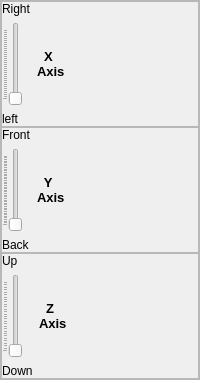
        <widget class="QFrame" name="frame_26">
         <property name="sizePolicy">
          <sizepolicy hsizetype="MinimumExpanding" vsizetype="Expanding">
           <horstretch>0</horstretch>
           <verstretch>0</verstretch>
          </sizepolicy>
         </property>
         <property name="minimumSize">
          <size>
           <width>0</width>
           <height>0</height>
          </size>
         </property>
         <property name="font">
          <font>
           <family>Segoe UI</family>
          </font>
         </property>
         <property name="frameShape">
          <enum>QFrame::StyledPanel</enum>
         </property>
         <property name="frameShadow">
          <enum>QFrame::Raised</enum>
         </property>
         <layout class="QVBoxLayout" name="verticalLayout_3">
          <property name="spacing">
           <number>0</number>
          </property>
          <property name="leftMargin">
           <number>0</number>
          </property>
          <property name="topMargin">
           <number>0</number>
          </property>
          <property name="rightMargin">
           <number>0</number>
          </property>
          <property name="bottomMargin">
           <number>0</number>
          </property>
          <item>
           <widget class="QFrame" name="frame_6">
            <property name="font">
             <font>
              <family>Segoe UI</family>
             </font>
            </property>
            <property name="frameShape">
             <enum>QFrame::StyledPanel</enum>
            </property>
            <property name="frameShadow">
             <enum>QFrame::Raised</enum>
            </property>
            <layout class="QHBoxLayout" name="horizontalLayout_11">
             <property name="leftMargin">
              <number>0</number>
             </property>
             <property name="topMargin">
              <number>0</number>
             </property>
             <property name="rightMargin">
              <number>0</number>
             </property>
             <property name="bottomMargin">
              <number>0</number>
             </property>
             <item>
              <layout class="QVBoxLayout" name="verticalLayout_35">
               <item>
                <widget class="QLabel" name="label_x_up">
                 <property name="text">
                  <string>Right</string>
                 </property>
                </widget>
               </item>
               <item>
                <widget class="QSlider" name="Xslider">
                 <property name="font">
                  <font>
                   <family>Segoe UI</family>
                  </font>
                 </property>
                 <property name="acceptDrops">
                  <bool>false</bool>
                 </property>
                 <property name="maximum">
                  <number>173</number>
                 </property>
                 <property name="orientation">
                  <enum>Qt::Vertical</enum>
                 </property>
                 <property name="invertedAppearance">
                  <bool>false</bool>
                 </property>
                 <property name="invertedControls">
                  <bool>false</bool>
                 </property>
                 <property name="tickPosition">
                  <enum>QSlider::TicksAbove</enum>
                 </property>
                 <property name="tickInterval">
                  <number>5</number>
                 </property>
                </widget>
               </item>
               <item>
                <widget class="QLabel" name="label_x_down">
                 <property name="text">
                  <string>left</string>
                 </property>
                </widget>
               </item>
              </layout>
             </item>
             <item>
              <widget class="QLabel" name="label_4">
               <property name="font">
                <font>
                 <family>Segoe UI</family>
                 <pointsize>10</pointsize>
                 <weight>75</weight>
                 <bold>true</bold>
                </font>
               </property>
               <property name="text">
                <string>  X
Axis</string>
               </property>
              </widget>
             </item>
             <item>
              <widget class="QLabel" name="Xpiclabel">
               <property name="sizePolicy">
                <sizepolicy hsizetype="Preferred" vsizetype="Preferred">
                 <horstretch>50</horstretch>
                 <verstretch>0</verstretch>
                </sizepolicy>
               </property>
               <property name="minimumSize">
                <size>
                 <width>0</width>
                 <height>0</height>
                </size>
               </property>
               <property name="font">
                <font>
                 <family>Segoe UI</family>
                </font>
               </property>
               <property name="text">
                <string/>
               </property>
              </widget>
             </item>
            </layout>
           </widget>
          </item>
          <item>
           <widget class="QFrame" name="frame_29">
            <property name="font">
             <font>
              <family>Segoe UI</family>
             </font>
            </property>
            <property name="frameShape">
             <enum>QFrame::StyledPanel</enum>
            </property>
            <property name="frameShadow">
             <enum>QFrame::Raised</enum>
            </property>
            <layout class="QHBoxLayout" name="horizontalLayout_9">
             <property name="leftMargin">
              <number>0</number>
             </property>
             <property name="topMargin">
              <number>0</number>
             </property>
             <property name="rightMargin">
              <number>0</number>
             </property>
             <property name="bottomMargin">
              <number>0</number>
             </property>
             <item>
              <layout class="QVBoxLayout" name="verticalLayout_37">
               <item>
                <widget class="QLabel" name="label_y_up">
                 <property name="text">
                  <string>Front</string>
                 </property>
                </widget>
               </item>
               <item>
                <widget class="QSlider" name="Yslider">
                 <property name="font">
                  <font>
                   <family>Segoe UI</family>
                  </font>
                 </property>
                 <property name="maximum">
                  <number>212</number>
                 </property>
                 <property name="orientation">
                  <enum>Qt::Vertical</enum>
                 </property>
                 <property name="invertedAppearance">
                  <bool>false</bool>
                 </property>
                 <property name="invertedControls">
                  <bool>false</bool>
                 </property>
                 <property name="tickPosition">
                  <enum>QSlider::TicksAbove</enum>
                 </property>
                 <property name="tickInterval">
                  <number>5</number>
                 </property>
                </widget>
               </item>
               <item>
                <widget class="QLabel" name="label_y_down">
                 <property name="text">
                  <string>Back</string>
                 </property>
                </widget>
               </item>
              </layout>
             </item>
             <item>
              <widget class="QLabel" name="label_28">
               <property name="font">
                <font>
                 <family>Segoe UI</family>
                 <pointsize>10</pointsize>
                 <weight>75</weight>
                 <bold>true</bold>
                </font>
               </property>
               <property name="text">
                <string>  Y
Axis</string>
               </property>
              </widget>
             </item>
             <item>
              <widget class="QLabel" name="Ypiclabel">
               <property name="sizePolicy">
                <sizepolicy hsizetype="Preferred" vsizetype="Preferred">
                 <horstretch>50</horstretch>
                 <verstretch>0</verstretch>
                </sizepolicy>
               </property>
               <property name="minimumSize">
                <size>
                 <width>0</width>
                 <height>0</height>
                </size>
               </property>
               <property name="maximumSize">
                <size>
                 <width>16777215</width>
                 <height>16777215</height>
                </size>
               </property>
               <property name="font">
                <font>
                 <family>Segoe UI</family>
                </font>
               </property>
               <property name="text">
                <string/>
               </property>
              </widget>
             </item>
            </layout>
           </widget>
          </item>
          <item>
           <widget class="QFrame" name="frame_43">
            <property name="font">
             <font>
              <family>Segoe UI</family>
             </font>
            </property>
            <property name="frameShape">
             <enum>QFrame::StyledPanel</enum>
            </property>
            <property name="frameShadow">
             <enum>QFrame::Raised</enum>
            </property>
            <layout class="QHBoxLayout" name="horizontalLayout_6">
             <property name="leftMargin">
              <number>0</number>
             </property>
             <property name="topMargin">
              <number>0</number>
             </property>
             <property name="rightMargin">
              <number>0</number>
             </property>
             <property name="bottomMargin">
              <number>0</number>
             </property>
             <item>
              <layout class="QVBoxLayout" name="verticalLayout_36">
               <item>
                <widget class="QLabel" name="label_z_up">
                 <property name="text">
                  <string>Up</string>
                 </property>
                </widget>
               </item>
               <item>
                <widget class="QSlider" name="Zslider">
                 <property name="font">
                  <font>
                   <family>Segoe UI</family>
                  </font>
                 </property>
                 <property name="maximum">
                  <number>142</number>
                 </property>
                 <property name="tracking">
                  <bool>true</bool>
                 </property>
                 <property name="orientation">
                  <enum>Qt::Vertical</enum>
                 </property>
                 <property name="invertedAppearance">
                  <bool>false</bool>
                 </property>
                 <property name="invertedControls">
                  <bool>false</bool>
                 </property>
                 <property name="tickPosition">
                  <enum>QSlider::TicksAbove</enum>
                 </property>
                 <property name="tickInterval">
                  <number>5</number>
                 </property>
                </widget>
               </item>
               <item>
                <widget class="QLabel" name="label_z_down">
                 <property name="text">
                  <string>Down</string>
                 </property>
                </widget>
               </item>
              </layout>
             </item>
             <item>
              <widget class="QLabel" name="label_46">
               <property name="font">
                <font>
                 <family>Segoe UI</family>
                 <pointsize>10</pointsize>
                 <weight>75</weight>
                 <bold>true</bold>
                </font>
               </property>
               <property name="text">
                <string>  Z
Axis</string>
               </property>
              </widget>
             </item>
             <item>
              <widget class="QLabel" name="Zpiclabel">
               <property name="sizePolicy">
                <sizepolicy hsizetype="Preferred" vsizetype="Preferred">
                 <horstretch>50</horstretch>
                 <verstretch>0</verstretch>
                </sizepolicy>
               </property>
               <property name="minimumSize">
                <size>
                 <width>0</width>
                 <height>0</height>
                </size>
               </property>
               <property name="maximumSize">
                <size>
                 <width>16777215</width>
                 <height>16777215</height>
                </size>
               </property>
               <property name="font">
                <font>
                 <family>Segoe UI</family>
                </font>
               </property>
               <property name="text">
                <string/>
               </property>
              </widget>
             </item>
            </layout>
           </widget>
          </item>
         </layout>
        </widget>
